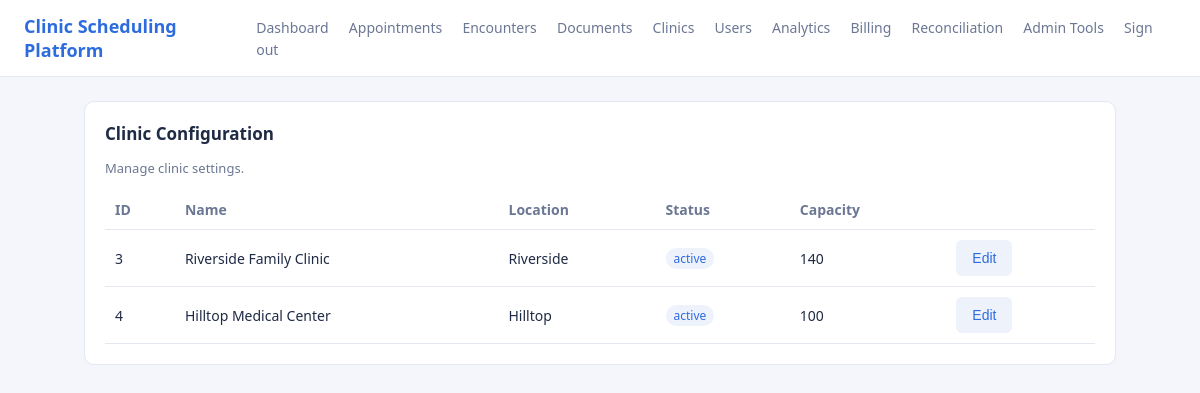
The app's page /clinics/config (signed in) with its own data.
### scheduling/models.py (models this page shows, shortened)
class Clinic(models.Model):
    name = models.CharField(max_length=120)
    location = models.CharField(max_length=120, blank=True)
    status = models.CharField(max_length=32, default="active")
    owner = models.ForeignKey(
        User, null=True, blank=True, on_delete=models.SET_NULL, related_name="owned_clinics"
    )
    intake_notes = models.TextField(blank=True)
    weekly_capacity = models.IntegerField(default=120)
    class Meta:
        permissions = [
            ("change_panel", "Can change clinic configuration"),
            ("export_appointment", "Can export appointments"),
            ("approve_appointment", "Can approve appointment overrides"),
        ]

### scheduling/admin_views.py (the view)
# urls.py: path("clinics/config", admin_views.ClinicConfigView.as_view(), name="clinic_config"),
class ClinicConfigView(LoginRequiredMixin, View):
    login_url = "/login"
    def get(self, request):
        clinics = Clinic.objects.all()
        return render(request, "clinic_config.html", {"clinics": clinics})

### templates/clinic_config.html (shortened to what this page needs)
{% extends "base.html" %}
{% block content %}
<div class="card">
  <h2>Clinic Configuration</h2>
  <p class="muted">Manage clinic settings.</p>
  <table>
    <thead><tr><th>ID</th><th>Name</th><th>Location</th><th>Status</th><th>Capacity</th><th></th></tr></thead>
    <tbody>
      {% for clinic in clinics %}
      <tr>
        <td>{{ clinic.id }}</td>
        <td>{{ clinic.name }}</td>
        <td>{{ clinic.location }}</td>
        <td><span class="badge">{{ clinic.status }}</span></td>
        <td>{{ clinic.weekly_capacity }}</td>
        <td><a href="/clinics/{{ clinic.id }}/edit"><button class="secondary">Edit</button></a></td>
      </tr>
      {% endfor %}
    </tbody>
  </table>
</div>
{% endblock %}

### static/styles.css (style rules this page uses)
:root { --bg: #f4f6fb; --card: #ffffff; --ink: #1f2a44; --muted: #6b7793; --accent: #2d6cdf; --line: #e3e8f2; --ok: #1f9d63; --warn: #d9822b; }
* { box-sizing: border-box; }
body { margin: 0; font-family: "Segoe UI", Roboto, Arial, sans-serif; background: var(--bg); color: var(--ink); }
.card { background: var(--card); border: 1px solid var(--line); border-radius: 10px; padding: 20px; margin-bottom: 20px; }
.card h2 { margin-top: 0; font-size: 17px; }
table { width: 100%; border-collapse: collapse; font-size: 14px; }
th, td { text-align: left; padding: 10px; border-bottom: 1px solid var(--line); }
th { color: var(--muted); font-weight: 600; }
button { background: var(--accent); color: #fff; border: 0; border-radius: 6px; padding: 10px 16px; font-size: 14px; cursor: pointer; }
button.secondary { background: #eef2fb; color: var(--accent); }
.badge { display: inline-block; padding: 2px 8px; border-radius: 999px; font-size: 12px; background: #eef2fb; color: var(--accent); }
.muted { color: var(--muted); font-size: 13px; }

### records on screen
Clinic: id "3", name "Riverside Family Clinic", location "Riverside", status "active", weekly_capacity "140"
Clinic: id "4", name "Hilltop Medical Center", location "Hilltop", status "active", weekly_capacity "100"
